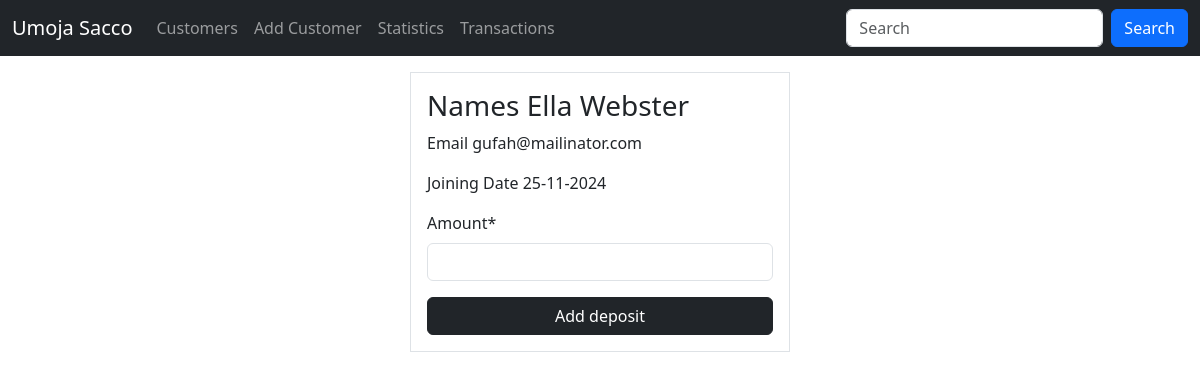
The app's page /customers/deposit/111 with its own data.
### sacco/models.py (models this page shows, shortened)
class Customer(models.Model):
    first_name = models.CharField(max_length=60)
    last_name = models.CharField(max_length=60)
    email = models.EmailField(unique=True)
    dob = models.DateField()
    gender = models.CharField(max_length=11)
    weight = models.IntegerField(default=0)
    created_at = models.DateTimeField(auto_now_add=True)
    updated_at = models.DateField(auto_now=True)
    class Meta:
        db_table = 'customers'

### sacco/views.py (the view)
# urls.py: path('customers/deposit/<int:customer_id>', views.deposit, name='deposit'),
def deposit(request, customer_id):
    customer = get_object_or_404(Customer, id=customer_id)
    if request.method == "POST":
        form = DepositForm(request.POST)
        if form.is_valid():
            amount = form.cleaned_data['amount']
            depo = Deposits(amount=amount, status=True, customer=customer)
            depo.save()
            return redirect('customers')
    else:
        form = DepositForm()
    return render(request,'deposit_form.html', {"form":form, 'customer': customer} )

### sacco/app_forms.py
class DepositForm(forms.ModelForm):
    class Meta:
        model = Deposits
        fields = ['amount']
        widgets = {
            'amount': forms.NumberInput(attrs={'type':'number', 'min':'0', 'max':'100000'}),
        }

### templates/deposit_form.html (shortened to what this page needs)
{% extends 'layout.html' %}
{% load crispy_forms_tags %}
{% block content %}
    <div class="container">
        <div class="row justify-content-center">
            <div class="col-sm-4 border px-3 py-3 mt-3">
                <h3>Names {{ customer.first_name }} {{ customer.last_name }}</h3>
                <p>Email {{ customer.email }}</p>
                <p>Joining Date {{ customer.created_at | date:"d-m-Y" }}</p>
                <form action="" method="post" >
                    {{ form | crispy }}
                    <button class="btn btn-dark w-100">Add deposit</button>
                </form>
            </div>
        </div>
    </div>
{% endblock content %}

### records on screen
Customer: first_name "Ella", last_name "Webster", email "gufah@mailinator.com", created_at "25-11-2024"
